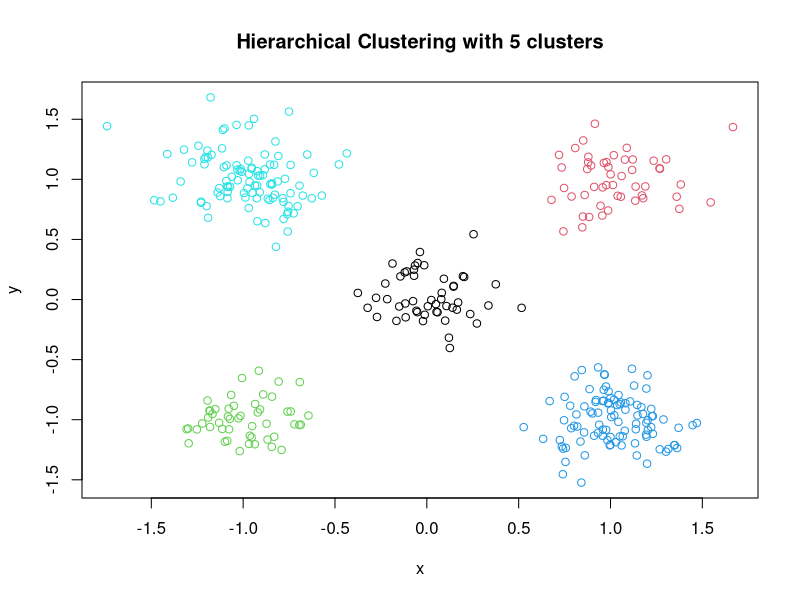

Reproduce this figure in R.
# Close all graphics windows and clear all variables
#
graphics.off()
rm(list=ls())


# Init random test data
#
x <- rbind(
matrix(rnorm(100, sd = 0.2), ncol = 2),
matrix(rnorm(100, mean = 1, sd = 0.2), ncol = 2),
matrix(rnorm(100, mean = -1, sd = 0.2), ncol = 2),
matrix(c(rnorm(100, mean = 1, sd = 0.2),
rnorm(100, mean = -1, sd = 0.2)), ncol = 2),
matrix(c(rnorm(100, mean = -1, sd = 0.2),
rnorm(100, mean = 1, sd = 0.2)), ncol = 2))
colnames(x) <- c("x", "y")


# Run hierarchical clustering
#
num_cluster = 5
hc <- hclust(dist(x), method="ward")
cl <- cutree(hc, k=num_cluster)


# Plot Clusters
title = sprintf("Hierarchical Clustering with %d clusters",num_cluster)
plot(x, col = cl, main=paste(title))
